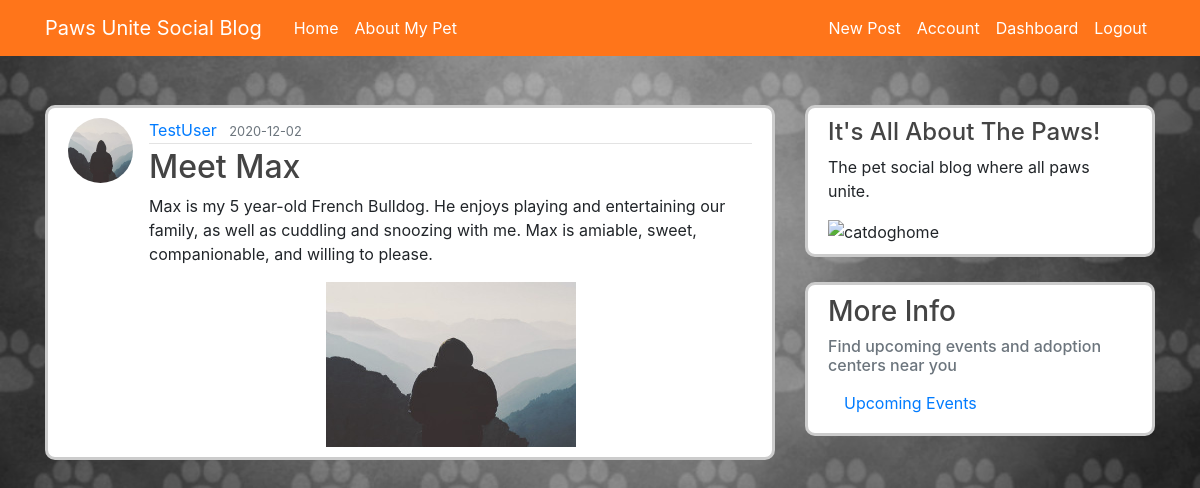
Page /post/26 (signed in) on the committed database.
### socialblog/model.py (models this page shows, shortened)
class User(db.Model, UserMixin):
    id = db.Column(db.Integer, primary_key=True)
    username = db.Column(db.String(20), unique=True, nullable=False)
    email = db.Column(db.String(120), unique=True, nullable=False)
    image_file = db.Column(db.String(20), nullable=False,
                           default='default.jpg')
    password = db.Column(db.String(60), nullable=False)
    posts = db.relationship('Post', backref='author', lazy=True)

class Post(db.Model):
    id = db.Column(db.Integer, primary_key=True)
    title = db.Column(db.String(100), nullable=False)
    date_posted = db.Column(db.DateTime, nullable=False,
                            default=datetime.utcnow)
    content = db.Column(db.Text, nullable=False)
    image = db.Column(db.String(20), nullable=True, default='default.jpg')
    user_id = db.Column(db.Integer, db.ForeignKey('user.id'), nullable=False)

### socialblog/routes.py (the view)
@app.route("/post/<int:post_id>")
def post(post_id):
    post = Post.query.get_or_404(post_id)
    return render_template('post.html', title=post.title, post=post)

### socialblog/model.py (called while the page is built)
@login_manager.user_loader
def load_user(user_id):
    return User.query.get(int(user_id))

### socialblog/templates/post.html (shortened to what this page needs)
{% extends "layout.html" %}
{% block content %}
<article class="media content-section">
    <img class="rounded-circle article-img"
        src="{{ url_for('static', filename='profile_pics/' + post.author.image_file) }}">
    <div class="media-body">
        <div class="article-metadata">
            <a class="mr-2" href="#">{{ post.author.username }}</a>
            <small class="text-muted">{{ post.date_posted.strftime('%Y-%m-%d') }}</small>
        </div>
        <h2 class="article-title">{{ post.title }}</h2>
        <p class="article-content">{{ post.content }}</p>
        <img class="rounded-corners mx-auto d-block article-img2"
            src="{{ url_for('static', filename='profile_pics/' + post.image) }}" alt="cat picture">
    </div>
</article>
{% endblock content %}

### socialblog/static/main.css (style rules this page uses)
body { background-color: #ffffff; background-image: url(/static/bwpaws.jpg); background-size: cover; background-position: center; margin-top: 5rem; background-repeat: no-repeat; }
h1, h2, h3, h4, h5, h6 { color: #444444; }
.content-section { background: #ffffff; padding: 10px 20px; border: 3px solid #cccccc; border-radius: 10px; margin-top: 25px; margin-bottom: 25px; }
.article-title { color: #444444; }
.article-content { white-space: pre-line; }
.article-img { height: 65px; width: 65px; margin-right: 16px; }
.article-img2 { height: 165px; width: 250px; margin-right: 16px; }
.article-metadata { padding-bottom: 1px; margin-bottom: 4px; border-bottom: 1px solid #e3e3e3 }

### rows in the picture
User: image_file (placeholder picture), author.username "TestUser"
Post: date_posted "2020-12-02", title "Meet Max", content "Max is my 5 year-old French Bulldog. He enjoys playing and entertaining our family, as well as cuddling and snoozing with me. Max is amiable, sweet, companionable, and willing to please.", image (placeholder picture)
